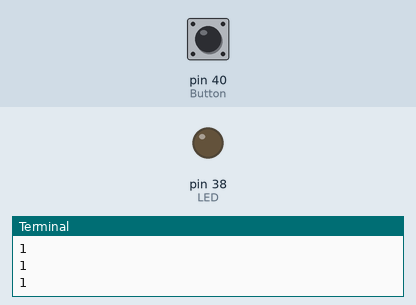
The program below on a simulated Raspberry Pi (header pin numbers). On the bench: output pins drawn as LEDs (lit = HIGH), the last lines printed to the terminal. The inputs (shaded band) are chosen by the test bench; at power-on: pin 40 (Button) HIGH.

Above: at 1.2 s.
1.3 s: pin 40 (Button) pulled LOW for 0.25 s
At 1.5 s:
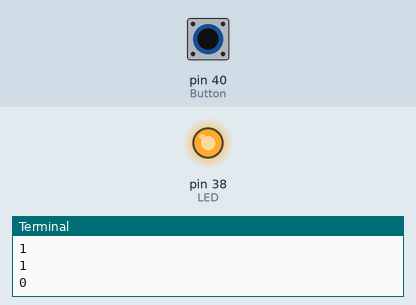
3.1 s: pin 40 (Button) pulled LOW for 3.2 s
At 7.5 s:
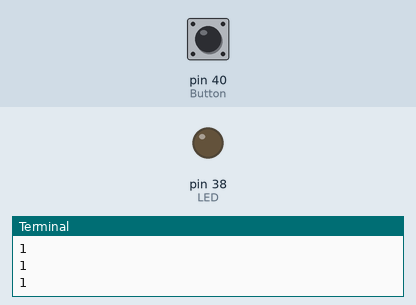
Timing chart, 0 to 9.0 s (numbered marks = the images above; inputs shaded):
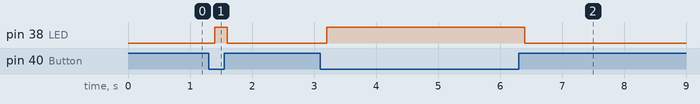

Measured:
- after the input at 1.3 s, pin 38 (LED): LOW → HIGH after 0.10 s, → LOW 0.20 s later
- after the input at 3.1 s, pin 38 (LED): LOW → HIGH after 0.10 s, → LOW 3.2 s later

The program:

Button_LED.py
```python
import RPi.GPIO as GPIO
from time import sleep
#Set warnings off (optional)
GPIO.setwarnings(False)
GPIO.setmode(GPIO.BOARD)
#Set Button and LED pins
Button = 40
LED = 38
#Setup Button and LED
GPIO.setup(Button,GPIO.IN,pull_up_down=GPIO.PUD_UP)
GPIO.setup(LED,GPIO.OUT)

while True:
    button_state = GPIO.input(Button)
    print(button_state)

    if button_state == 0:
        GPIO.output(LED,GPIO.HIGH)
    else:
        GPIO.output(LED,GPIO.LOW)
    sleep(0.2)
```
